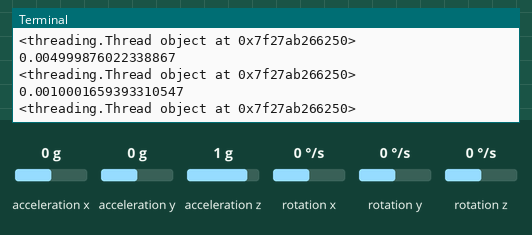
Recording of a program running on a simulated Raspberry Pi (BCM pin numbers). Parts: the last lines printed to the terminal. Inputs (shaded band) come from the test bench; at power-on: acceleration x 0 g, acceleration y 0 g, acceleration z 1 g, rotation x 0 °/s, rotation y 0 °/s, rotation z 0 °/s. Threads take turns every 2 ms; the clock reads 2024-03-15 10:24:30 at power-on unless the program sets it.

Above: at 4.2 s.
4.3 s: acceleration x set to -1.4 g
At 5.3 s:
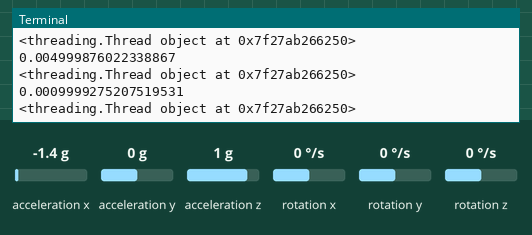
7.3 s: acceleration y set to -1.4 g
At 8.0 s:
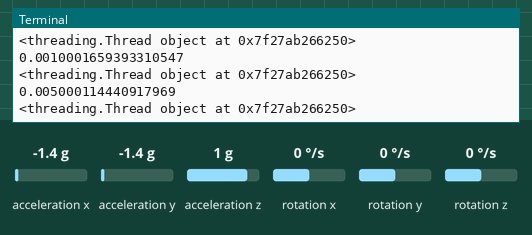
Timing chart, 0 to 10.3 s (numbered marks = the images above; inputs shaded):
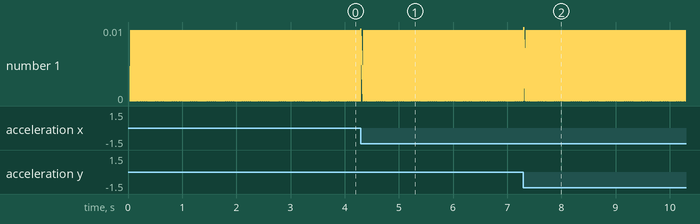

The program:

bes.py
```python
import smbus
import time
import math
import socket
import numpy as np
import threading

HOST = '192.168.68.97'
PORT = 8888

# Register
power_mgmt_1 = 0x6b
power_mgmt_2 = 0x6c

# Variable
start = 0  #for time interval
start_warning_time = 0
help_flag = False
real_bes = 0
real_gyro = 0
distance = 0
turn = 0
stop_key = False

def read_byte(reg):
	return bus.read_byte_data(address, reg)

def read_word(reg):
	h = bus.read_byte_data(address, reg)
	l = bus.read_byte_data(address, reg+1)
	value = (h << 8) + l
	return value

def read_word_2c(reg):
	val = read_word(reg)
	if (val >= 0x8000):
		return -((65535 - val) + 1)
	else:
		return val

def read_gyro():
	xout = read_word_2c(0x43)
	yout = read_word_2c(0x45)
	zout = read_word_2c(0x47)
	return xout

def read_bes_x():
	bes_x = read_word_2c(0x3b)
	bes_y = read_word_2c(0x3d)
	bes_z = read_word_2c(0x3f)

	bes_x_ska = bes_x / 16384.0 * 9.8
	return bes_x_ska

def read_bes_y():
	bes_x = read_word_2c(0x3b)
	bes_y = read_word_2c(0x3d)
	bes_z = read_word_2c(0x3f)

	bes_y_ska = bes_y / 16384.0 * 9.8
	return bes_y_ska

def get_bes():
	global real_bes
	global distance
	global stop_key
	global mutex
	global s
	bes_arr = []

	while True:
		bes_arr.append(read_bes_y())
		if len(bes_arr) >= 100:
			real_bes = np.std(bes_arr)
			if real_bes < 0.2 and real_bes > 0:
				pass
			elif real_bes > 0.2 and real_bes < 1.6:
			#	mutex.acquire()
				distance = distance + 0.4
			#	mutex.release()
			else:
			#	mutex.acquire()
				distance = distance + 1
			#	mutex.release()
			bes_arr = []
			#print(threading.current_thread())
		if stop_key == True:
			break

def check_turning():
	global turn
	global real_gyro
	global stop_key
	global mutex
	global s
	gyro_arr = []

	while True:
		gyro_arr.append((read_gyro() * 250) / 131)
		if len(gyro_arr) >= 100:
			real_gyro = np.median(gyro_arr)
			if real_gyro < 2000 and real_gyro > 2000:
			#	mutex.acquire()
				turn = 0
			#	mutex.release()
			elif real_gyro > 10000:
			#	mutex.acquire()
				turn = turn + 1
			#	mutex.release()
			elif real_gyro < -10000:
			#	mutex.acquire()
				turn = turn - 1
			#	mutex.release()
			else:
				pass
			turn = 0
			gyro_arr = []
			#print(threading.current_thread())
		if stop_key == True:
			break
mutex = threading.Lock()

#main
bus = smbus.SMBus(1)
address = 0x68       # via i2cdetect
bus.write_byte_data(address, power_mgmt_1, 0)

s = socket.socket(socket.AF_INET, socket.SOCK_STREAM)
#s.connect((HOST,PORT))
t = threading.Thread(target = get_bes)
t1 = threading.Thread(target = check_turning)
t.start()
t1.start()

try:
	while True:
		start_main = time.time()
		#check if falling
		#bes_xout = read_bes_x()
		#if bes_xout > -9:
		#	if start_warning_time == 0:
		#		start_warning_time = time.time()
		#	else:
		#		if time.time() - start_warning_time >= 5 and time.time() - start_warning_time < 10:
		#			s.send("HELP")
		#			data = s.recv(1024)
					#print(data)
		#			help_flag = True

	#			elif time.time() - start_warning_time >= 10:
	#				s.send("HELP2")
	#				data = s.recv(1024)
					#print(data)
	#	else:
	#		start_warning_time = 0
	#		help_flag = False

		#send bes
	#	mutex.acquire()
	#	if help_flag == False and distance != 0:
	#		s.send(str(distance))
	#		data = s.recv(1024)
			#print(data)
			#distance = 0
	#	mutex.release()

		#send turning
		#mutex.acquire()
		#if help_flag == False:
		#	turn = turn % 4
		#	if turn == 0:
		#		s.send("No Turn")
		#		data = s.recv(1024)
				#print(data)
		#	elif turn == 1:
		#		s.send("Right")
		#		data = s.recv(1024)
				#print(data)
		#	elif turn == 2:
		#		s.send("Right")
		#		data = s.recv(1024)
				#print(data)
		#		s.send("Right")
		#		data = s.recv(1024)
				#print(data)
		#	else:
		#		s.send("Left")
		#		data = s.recv(1024)
				#print(data)
		#	turn = 0
		#mutex.release()
		print(time.time() - start_main)
		print(threading.current_thread())
finally:
	stop_key = True
	s.close()
	print("close")
```

Measured:
- after the input at 4.3 s, the terminal: prints a new line at once (image 1)
- after the input at 7.3 s, the terminal: prints a new line at once (image 2)
